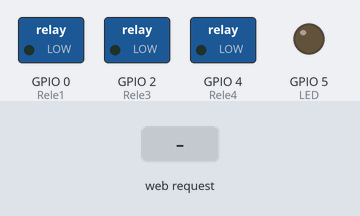
The sketch below on a simulated ESP32. On the bench: switched loads named in the sketch (green lamp = pin HIGH), output pins drawn as LEDs (lit = HIGH). Inputs (shaded band) come from the test bench. WiFi joins after 1.5 s; servers stay silent unless stated; what the sketch prints to the serial monitor is not drawn.

Above: at 2.7 s.
2.8 s: HTTP request GET /H received
At 3.9 s:
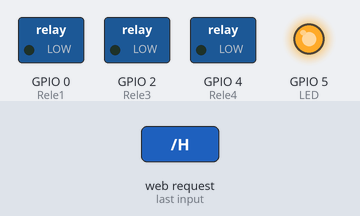
4.3 s: HTTP request GET /T1 received
At 5.0 s:
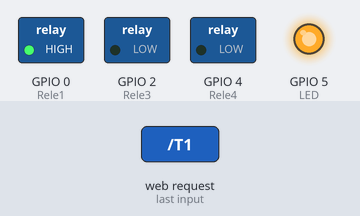
5.8 s: HTTP request GET /T3 received
At 6.2 s:
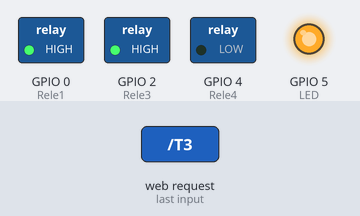
7.3 s: HTTP request GET /T4 received
At 8.5 s:
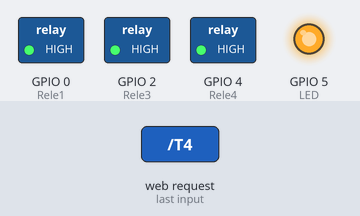
8.8 s: HTTP request GET /H received
At 9.7 s:
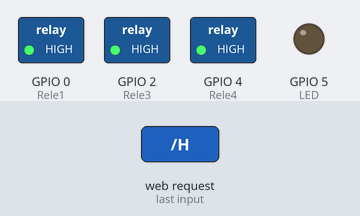
10.3 s: HTTP request GET /T1 received
At 10.8 s:
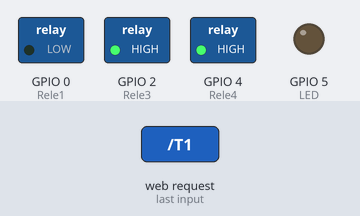
Timing chart, 0 to 12.8 s (numbered marks = the images above; inputs shaded):
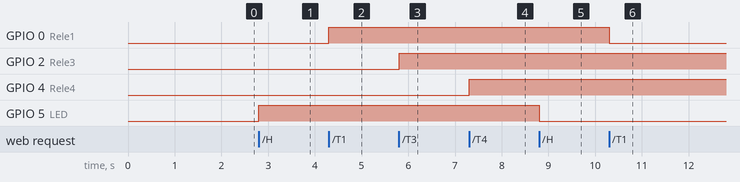

Measured:
- after the input at 2.8 s, GPIO 5 (LED): LOW → HIGH at once
- after the input at 4.3 s, GPIO 0 (Rele1): LOW → HIGH at once
- after the input at 5.8 s, GPIO 2 (Rele3): LOW → HIGH at once
- after the input at 7.3 s, GPIO 4 (Rele4): LOW → HIGH at once
- after the input at 8.8 s, GPIO 5 (LED): HIGH → LOW at once
- after the input at 10.3 s, GPIO 0 (Rele1): HIGH → LOW at once

The sketch:

WebSeverDHT11.ino
```cpp
#include <WiFi.h>
#include <WiFiClient.h>
#include <WiFiAP.h>
#include <DHT.h>

#define DHTTYPE DHT11 // DHT 11
#define Rele1 0
#define Rele2 15
#define Rele3 2
#define Rele4 4
#define LED   5

bool Estado_Do_Rele1 = LOW;
bool Estado_Do_Rele2 = HIGH;
bool Estado_Do_Rele3 = LOW;
bool Estado_Do_Rele4 = LOW;
bool Estado_Do_Led = LOW;

// DHT Sensor
const int DHTPin = 14;
// Initialize DHT sensor.
DHT dht(DHTPin, DHTTYPE);

// Temporary variables
static char celsiusTemp[7];
static char fahrenheitTemp[7];
static char humidityTemp[7];

// Client variables
char linebuf[80];
int charcount=0;

// substitua os dados entre parênteses com o nome da Rede e a senha desejados
const char* ssid     = "MOTOROLA-A7CE9";
const char* password = "3104e43ece65b0885fa9";

WiFiServer server(80);

void setup()
{
    dht.begin();
    Serial.begin(115200);
    pinMode(5, OUTPUT);      // set the LED pin mode
    delay(10);
    pinMode(Rele1, OUTPUT);
    pinMode(Rele2, INPUT);
    pinMode(Rele3, OUTPUT);
    pinMode(Rele4, OUTPUT);

    // We start by connecting to a WiFi network

    Serial.println();
    Serial.println();
    Serial.print(" Configurando... ");
    Serial.println(ssid);

    WiFi.begin(ssid, password);

    while (WiFi.status() != WL_CONNECTED) {
        delay(500);
        Serial.print(".");
    }

    Serial.println("");
    Serial.println("WiFi Conectado.");
    Serial.println("O Endereço IP Da Rede : ");
    Serial.println(WiFi.localIP());

    server.begin();
    {
Serial.println("Failed to read from DHT sensor!");
}

}

int value = 0;

void loop(){
 WiFiClient client = server.available();   // listen for incoming clients

  if (client) {                             // if you get a client,
    Serial.println("Novo Cliente.");           // print a message out the serial port
    String currentLine = "";                // make a String to hold incoming data from the client
    while (client.connected()) {            // loop while the client's connected
      if (client.available()) {             // if there's bytes to read from the client,
        char c = client.read();             // read a byte, then
        Serial.write(c);                    // print it out the serial monitor
        if (c == '\n') {                    // if the byte is a newline character

            /* Se a linha atual estiver em branco, você terá dois caracteres de nova linha em uma linha.
            esse é o fim da solicitação HTTP do cliente, então envie uma resposta: */
          if (currentLine.length() == 0) {
            /* Os cabeçalhos HTTP sempre começam com um código de resposta (por exemplo, HTTP / 1.1 200 OK)
            e um tipo de conteúdo para que o cliente saiba o que está por vir e, em seguida, uma linha em branco: */
            client.println("HTTP/1.1 200 OK");
            client.println("Content-type:text/html");
            client.println();

            client.println();
            client.println("<!DOCTYPE HTML><html><head><meta name=\"viewport\" content=\"width=device-width, initial-scale=1\">");
            client.println("<meta http-equiv=\"refresh\" content=\"2\"></head>");
            client.println("<body><h1><p>ESP32 DHT11 example</h1><p>");

            client.println(celsiusTemp);
            client.println("*C</p><p>");
            client.println(fahrenheitTemp);
            client.println("*F</p><p>");
            client.println(humidityTemp);
            client.println("%</p>");
            client.println("</body></html>");
            break;

             // Configuração de estilo do site
            client.print("<style type=\"text/css\"> a{margin: 50px 50px; background: #000000; color: #ffffff; text-decoration: none; padding: 1% 20% 1%; border-radius: 10px; font-size: 8.0em;}</style>");
             // O conteúdo do cabeçalho HTTP
            client.print("<a href=\"/T1\">Rele 1. </a> </br></br></br>");
            client.print("<a href=\"/T2\">Rele 2. </a> </br></br></br>");
            client.print("<a href=\"/T3\">Rele 3. </a> </br></br></br>");
            client.print("<a href=\"/T4\">Rele 4. </a> </br></br></br>");
            client.print("<a href=\"/H\">LED. </a> </br></br></br></br>");


             // A resposta HTTP termina com outra linha em branco:
            client.println();
            // Sair do loop while:
            break;
          } else {    // Se você tiver uma nova linha, então limpe a linha atual:
            currentLine = "";
          }
        } else if (c != '\r') {  // Se você tiver qualquer outra coisa além de um caractere de retorno de linha,
          currentLine += c;      // adicioná-lo ao final da linha atual
        }

        // Verifica se o pedido do cliente foi para atualizar algum dos reles (GET /T)

if (currentLine.endsWith("GET /H")) {

if (Estado_Do_Led == LOW) {
digitalWrite(LED, HIGH);
Estado_Do_Led = HIGH;
} else {
digitalWrite(LED, LOW);
Estado_Do_Led = LOW;
}
}
if (currentLine.endsWith("GET /T1")) {

if (Estado_Do_Rele1 == LOW) {
digitalWrite(Rele1, HIGH);
Estado_Do_Rele1 = HIGH;
} else {
digitalWrite(Rele1, LOW);
Estado_Do_Rele1 = LOW;
}
}
if (currentLine.endsWith("GET /T2")) {

if (Estado_Do_Rele2 == LOW) {
digitalWrite(Rele2, HIGH);
Estado_Do_Rele2 = HIGH;
} else {
digitalWrite(Rele2, LOW);
Estado_Do_Rele2 = LOW;
}
}
if (currentLine.endsWith("GET /T3")) {

if (Estado_Do_Rele3 == LOW) {
digitalWrite(Rele3, HIGH);
Estado_Do_Rele3 = HIGH;
} else {
digitalWrite(Rele3, LOW);
Estado_Do_Rele3 = LOW;
}
}
if (currentLine.endsWith("GET /T4")) {

if (Estado_Do_Rele4 == LOW) {
digitalWrite(Rele4, HIGH);
Estado_Do_Rele4 = HIGH;
} else {
digitalWrite(Rele4, LOW);
Estado_Do_Rele4 = LOW;
}
}
}
}
    // Termina a conexão com o cliente
    client.stop();
    Serial.println("Cliente Desconectado.");
  }
}
```
